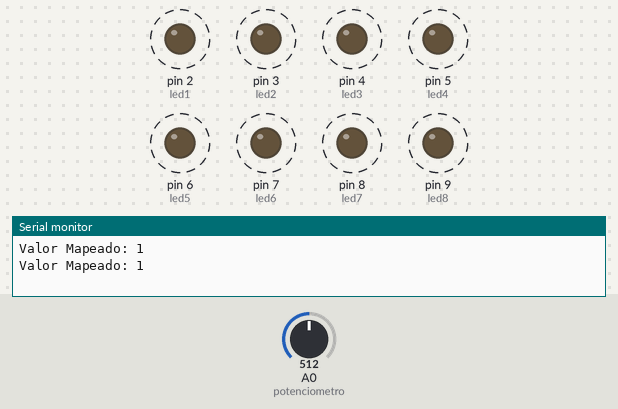
Recording of a sketch running on a simulated Arduino Uno, built with avr-gcc and run on an emulated ATmega328P. Shown: output pins drawn as LEDs (lit = HIGH), the last lines printed to the serial monitor. Dashed ring = blinking. The inputs (shaded band) are chosen by the test bench; at power-on: A0 (potenciometro) = 512.

Above: at 2.0 s.
2.1 s: A0 (potenciometro) set to 306
5.6 s: A0 (potenciometro) set to 1023
At 5.9 s:
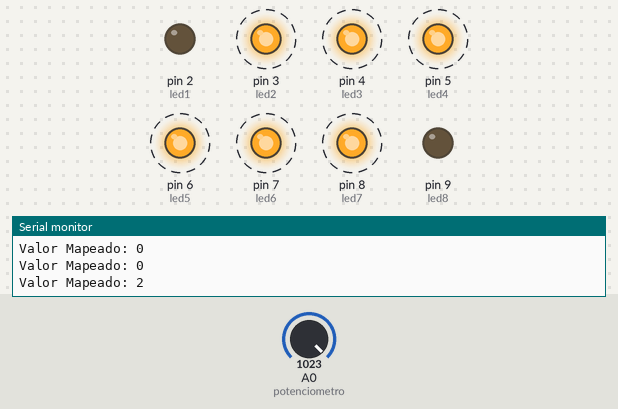
9.1 s: A0 (potenciometro) set to 900
At 9.35 s:
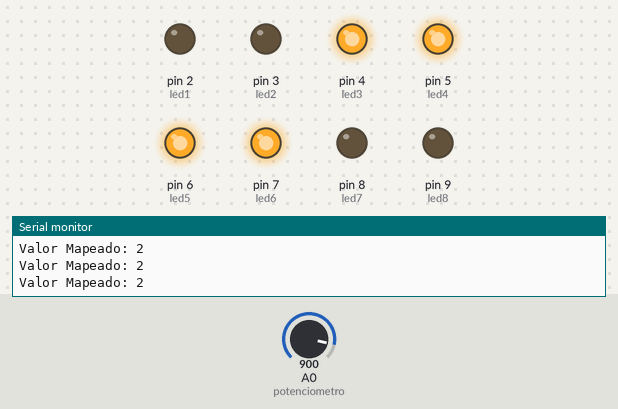
12.6 s: A0 (potenciometro) set to 511
16.1 s: A0 (potenciometro) set to 716
Timing chart, 0 to 20.6 s (numbered marks = the images above; inputs shaded):
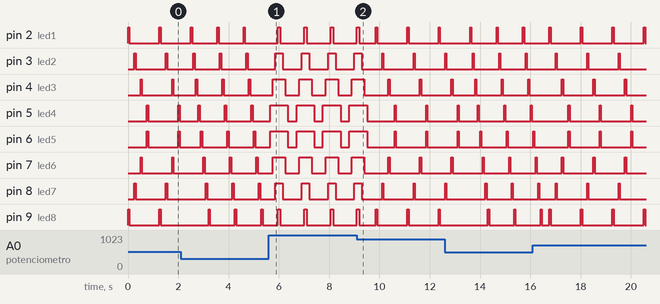

Measured:
- by itself, pin 2 (led1), pin 3 (led2), pin 4 (led3), pin 5 (led4), pin 6 (led5): alternates HIGH for 0.05 s and LOW for 1.2 s

The sketch:

Programa_3_Tarea_LedsPot3Formas.ino
```cpp
int potenciometro = A0; //Analogico de A0 - A5
int led1 = 2,led2 = 3,led3 = 4,led4 = 5,led5 = 6,led6 = 7,led7 = 8,led8 = 9;
int i=1;

void setup() {
  pinMode(led1,OUTPUT);
  pinMode(led2,OUTPUT);
  pinMode(led3,OUTPUT);
  pinMode(led4,OUTPUT);
  pinMode(led5,OUTPUT);
  pinMode(led6,OUTPUT);
  pinMode(led7,OUTPUT);
  pinMode(led8,OUTPUT);
  Serial.begin(9600);
}

int valor;
void loop() {
  // put your main code here, to run repeatedly:
  valor = analogRead(potenciometro);
  valor = map(valor,0,1023,0,2);
  Serial.println("Valor Mapeado: " + String(valor));

  if(valor==0){
    digitalWrite(led1,1);
    delay(50);
    digitalWrite(led1,0);
    delay(50);
    digitalWrite(led2,1);
    delay(50);
    digitalWrite(led2,0);
    delay(50);
    digitalWrite(led3,1);
    delay(50);
    digitalWrite(led3,0);
    delay(50);
    digitalWrite(led4,1);
    delay(50);
    digitalWrite(led4,0);
    delay(50);
    digitalWrite(led5,1);
    delay(50);
    digitalWrite(led5,0);
    delay(50);
    digitalWrite(led6,1);
    delay(50);
    digitalWrite(led6,0);
    delay(50);
    digitalWrite(led7,1);
    delay(50);
    digitalWrite(led7,0);
    delay(50);
    digitalWrite(led8,1);
    delay(50);
    digitalWrite(led8,0);
    delay(50);
  }

  else if(valor==1){
    digitalWrite(led1,1);
    digitalWrite(led8,1);
    delay(50);
    digitalWrite(led1,0);
    digitalWrite(led8,0);
    delay(200);
    digitalWrite(led2,1);
    digitalWrite(led7,1);
    delay(50);
    digitalWrite(led2,0);
    digitalWrite(led7,0);
    delay(200);
    digitalWrite(led3,1);
    digitalWrite(led6,1);
    delay(50);
    digitalWrite(led3,0);
    digitalWrite(led6,0);
    delay(200);
    digitalWrite(led4,1);
    digitalWrite(led5,1);
    delay(50);
    digitalWrite(led4,0);
    digitalWrite(led5,0);
    delay(200);
  }

   else{
    digitalWrite(led4,1);
    digitalWrite(led5,1);
    delay(100);
    digitalWrite(led3,1);
    digitalWrite(led6,1);
    delay(100);
    digitalWrite(led2,1);
    digitalWrite(led7,1);
    delay(100);
    digitalWrite(led1,1);
    digitalWrite(led8,1);
    delay(100);

    digitalWrite(led1,0);
    digitalWrite(led8,0);
    delay(100);
    digitalWrite(led2,0);
    digitalWrite(led7,0);
    delay(100);
    digitalWrite(led3,0);
    digitalWrite(led6,0);
    delay(100);
    digitalWrite(led4,0);
    digitalWrite(led5,0);
    delay(100);
  }

  delay(250);
}
```
